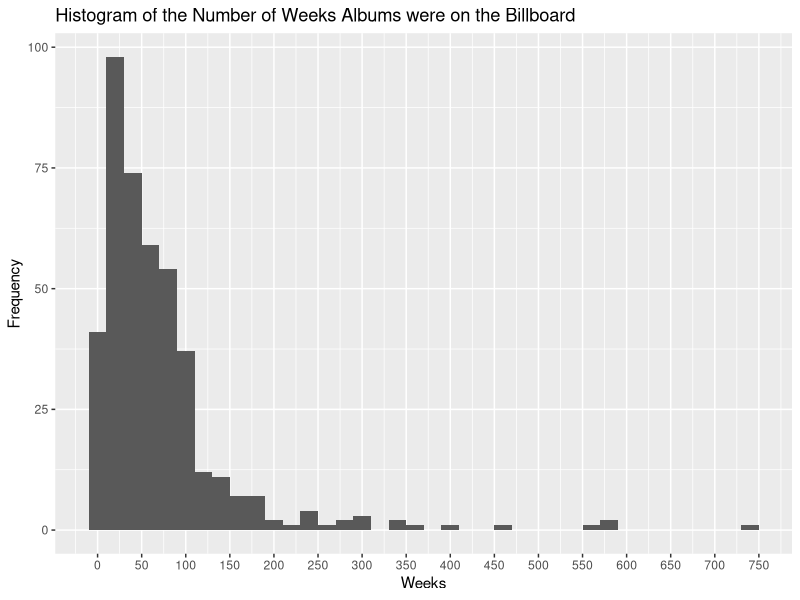
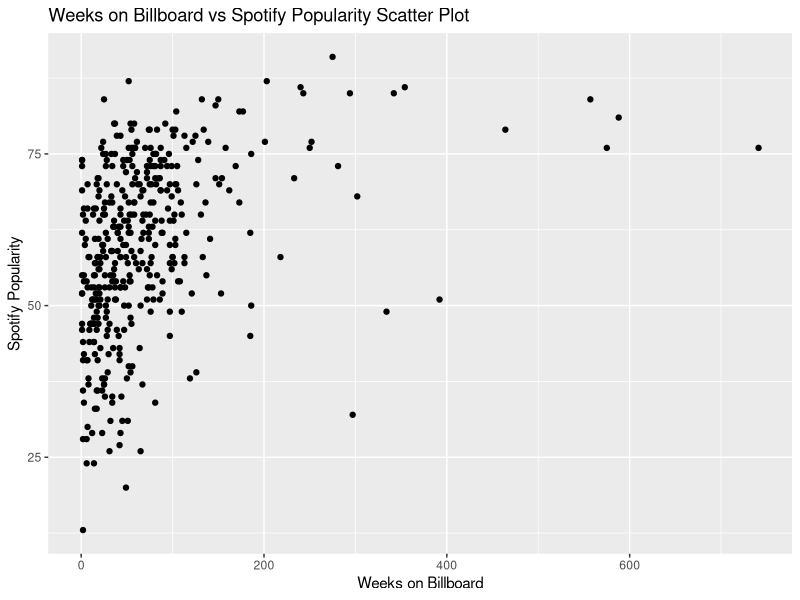
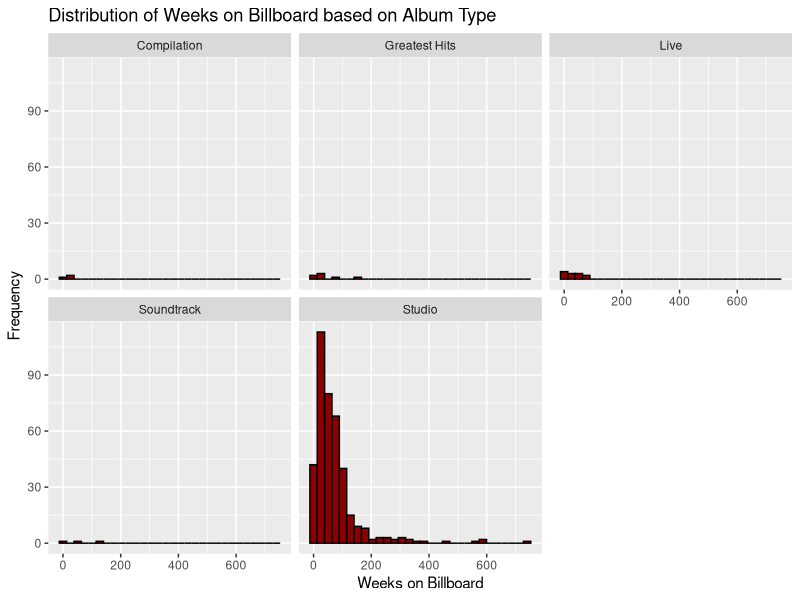
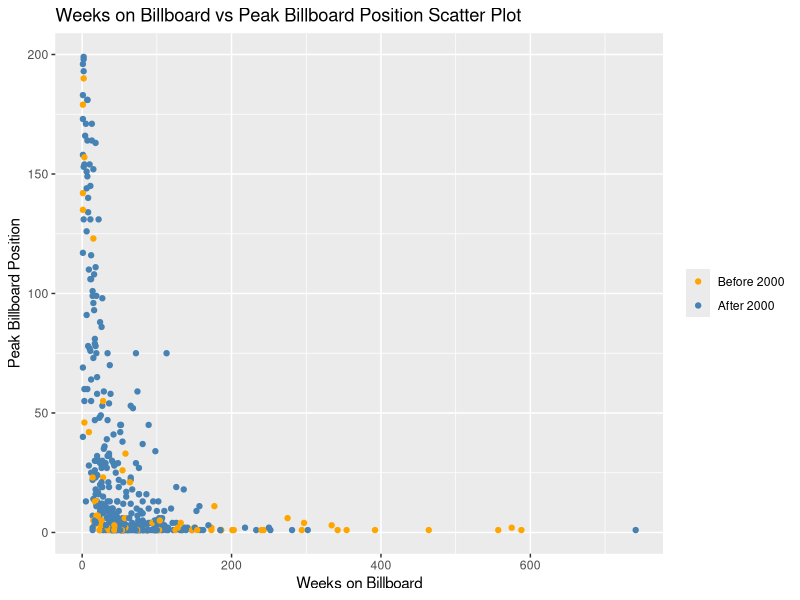
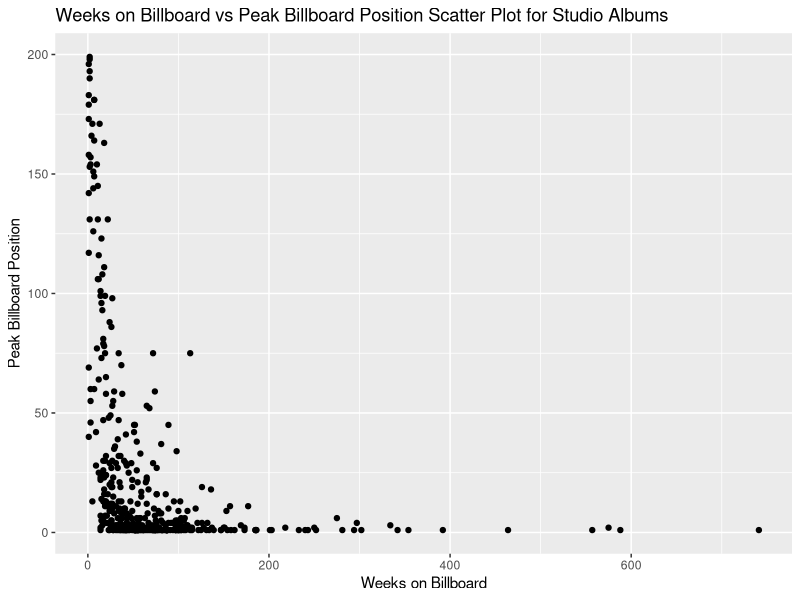

Recreate these plots in R, in order.
## ---- chunk 1
knitr::opts_chunk$set(echo = FALSE, warning=FALSE, message=FALSE)
## ---- chunk 2
library(tidyverse)
albums <- read.csv('Project1_Albums.csv')
## ---- chunk 3
library(ggplot2)
albums <- filter(albums, !is.na(weeks_on_billboard))
albums_gg <- ggplot(albums)
albums_gg + geom_histogram(aes(x=weeks_on_billboard),binwidth=20) +
    labs(title='Histogram of the Number of Weeks Albums were on the Billboard',x='Weeks',y='Frequency') + scale_x_continuous(breaks=seq(0,800,50))
## ---- chunk 4
albums_gg + geom_point(aes(x=weeks_on_billboard,y=spotify_popularity)) + labs(title='Weeks on Billboard vs Spotify Popularity Scatter Plot', x='Weeks on Billboard',y='Spotify Popularity')
## ---- chunk 5
library(RColorBrewer)
albums_gg + geom_histogram(aes(x=weeks_on_billboard, na.rm = TRUE),col='black',fill='dark red')  + labs(title='Distribution of Weeks on Billboard based on Album Type',x='Weeks on Billboard',y='Frequency') + theme(legend.position='bottom') + scale_fill_brewer(type='qual',palette=2) + facet_wrap(~type)
## ---- chunk 6
aggregate(weeks_on_billboard~type, data=albums, median)
## ---- chunk 7
aggregate(weeks_on_billboard~type, data=albums, sd)
## ---- chunk 8
aggregate(weeks_on_billboard~type, data=albums, fivenum)
## ---- chunk 9
table(albums$type)
## ---- chunk 10
albums_gg + 
  geom_point(aes(x = weeks_on_billboard, 
                 y = peak_billboard_position, 
                 color = ifelse(release_year >= 2000, 'after 2000', 'before 2000'))) +
  labs(title = 'Weeks on Billboard vs Peak Billboard Position Scatter Plot', 
       x = 'Weeks on Billboard', 
       y = 'Peak Billboard Position') +
  scale_color_manual(values = c('before 2000' = 'steelblue', 'after 2000' = 'orange'), 
                     labels = c('Before 2000', 'After 2000'),
                     name = NULL)

## ---- chunk 11
studio_albums <- albums[albums$type=="Studio",]
studio_albums_gg <- ggplot(studio_albums)
studio_albums_gg + geom_point(aes(x=weeks_on_billboard,y=peak_billboard_position)) + labs(title='Weeks on Billboard vs Peak Billboard Position Scatter Plot for Studio Albums', x='Weeks on Billboard',y='Peak Billboard Position')
